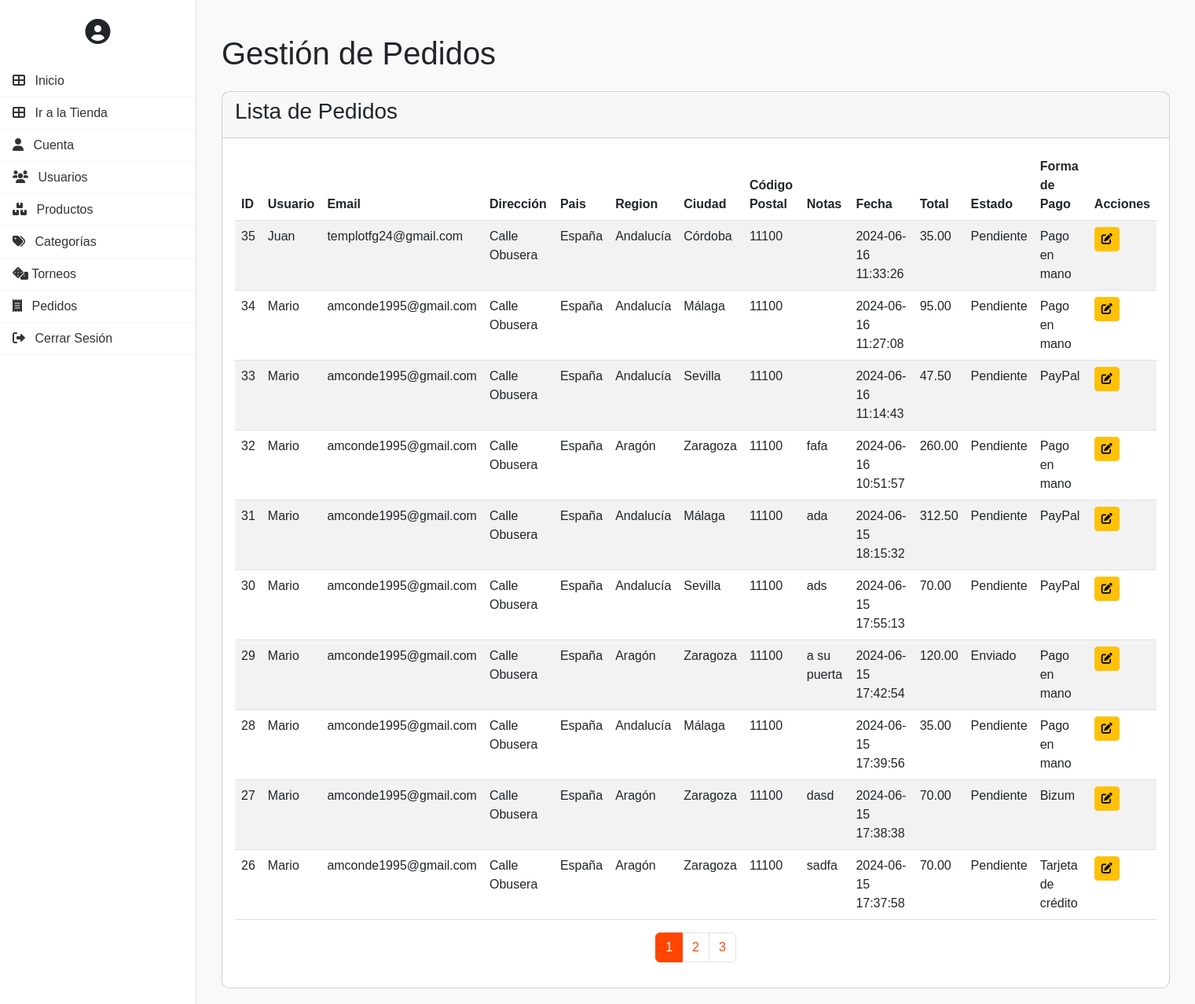
Screenshot of /controllers/Order_Controller.php?action=listOrders (signed in) with the database file from the repository.
### tables this page shows
CREATE TABLE `pedidos` (
  `ID_Pedido` int(11) NOT NULL,
  `ID_Usuario` int(11) NOT NULL,
  `Direccion` varchar(255) NOT NULL,
  `Pais` varchar(100) NOT NULL,
  `Region` varchar(100) NOT NULL,
  `Ciudad` varchar(100) NOT NULL,
  `Codigo_Postal` varchar(20) NOT NULL,
  `Notas` text DEFAULT NULL,
  `Fecha` datetime NOT NULL,
  `Total` decimal(10,2) NOT NULL,
  `Estado` varchar(50) NOT NULL,
  `ID_FormaPago` int(11) NOT NULL
);

CREATE TABLE `usuarios` (
  `ID_Usuario` int(11) NOT NULL,
  `Nombre` varchar(100) NOT NULL,
  `Apellido` varchar(100) NOT NULL,
  `Direccion` varchar(255) DEFAULT NULL,
  `Telefono` varchar(20) DEFAULT NULL,
  `Email` varchar(100) NOT NULL,
  `Password` varchar(255) NOT NULL,
  `Rol` varchar(50) NOT NULL,
  `Estado` varchar(50) NOT NULL,
  `imagen_perfil` varchar(255) DEFAULT NULL,
  `fecha_registro` timestamp NOT NULL DEFAULT current_timestamp(),
  `CodigoActivacion` varchar(100) DEFAULT NULL,
  `Activado` tinyint(1) DEFAULT 0,
  `reset_token` varchar(255) DEFAULT NULL,
  `reset_token_expiration` datetime DEFAULT NULL
);

CREATE TABLE `formas_pago` (
  `ID_FormaPago` int(11) NOT NULL,
  `Descripcion` varchar(100) NOT NULL
);

### models/utils.php (called while the page is built, shortened)
<?php
class Utils
{
    public static function conectar()
    {
        try {
            require_once("../config/global.php");
            $conPDO = new PDO("mysql:host=" . $DB_SERVER . ";dbname=" . $DB_SCHEMA, $DB_USER, $DB_PASSWD);
            $conPDO->setAttribute(PDO::ATTR_ERRMODE, PDO::ERRMODE_EXCEPTION);
            return $conPDO;
        } catch (PDOException $e) {
            print "¡Error al conectar!: " . $e->getMessage() . "<br/>";
            return null;
        }
    }
}

### models/Order_Model.php (called while the page is built, shortened)
<?php
require_once '../models/utils.php';
class Order_Model
{
    private $db;
    public function __construct()
    {
        $this->db = Utils::conectar();
    }
    public function getOrders($start, $limit)
    {
        $query = "SELECT
                    p.ID_Pedido,
                    p.Direccion,
                    p.Pais,
                    p.Region,
                    p.Ciudad,
                    p.Codigo_Postal,
                    p.Notas,
                    p.Fecha,
                    p.Total,
                    p.Estado,
                    u.Nombre as Nombre_Usuario,
                    u.Email,
                    fp.Descripcion as Forma_Pago
                  FROM
                    pedidos p
                  JOIN
                    usuarios u ON p.ID_Usuario = u.ID_Usuario
                  JOIN
                    formas_pago fp ON p.ID_FormaPago = fp.ID_FormaPago
                  ORDER BY
                    p.Fecha DESC
                  LIMIT :limit OFFSET :offset";
        $stmt = $this->db->prepare($query);
        $stmt->bindParam(':limit', $limit, PDO::PARAM_INT);
        $stmt->bindParam(':offset', $start, PDO::PARAM_INT);
        $stmt->execute();
        return $stmt->fetchAll(PDO::FETCH_ASSOC);
    }
    public function getTotalOrders()
    {
        $query = "SELECT COUNT(*) as total FROM pedidos";
        $stmt = $this->db->prepare($query);
        $stmt->execute();
        return $stmt->fetch(PDO::FETCH_ASSOC)['total'];
    }
}

### views/order/order_list_views.php (the view, shortened to what this page needs)
<!DOCTYPE html>
<html lang="es">
<head>
    <link href="https://cdn.jsdelivr.net/npm/bootstrap@5.3.0/dist/css/bootstrap.min.css" rel="stylesheet">
    <link rel="stylesheet" href="https://cdnjs.cloudflare.com/ajax/libs/font-awesome/6.0.0-beta3/css/all.min.css">
    <link rel="stylesheet" href="../Assets/css/dashboard.css">
</head>
<body>
    <div id="wrapper">
        <?php include '../views/includes/sidebar_menu.php'; ?>
        <div id="page-content-wrapper">
            <div class="container-fluid">
                <h1 class="mt-4">Gestión de Pedidos</h1>
                <div class="card mt-4">
                    <div class="card-header">
                        <h3 class="card-title">Lista de Pedidos</h3>
                    </div>
                    <div class="card-body">
                        <table class="table table-striped">
                            <thead>
                                <tr>
                                    <th>ID</th>
                                    <th>Usuario</th>
                                    <th>Email</th>
                                    <th>Dirección</th>
                                    <th>Pais</th>
                                    <th>Region</th>
                                    <th>Ciudad</th>
                                    <th>Código Postal</th>
                                    <th>Notas</th>
                                    <th>Fecha</th>
                                    <th>Total</th>
                                    <th>Estado</th>
                                    <th>Forma de Pago</th>
                                    <th>Acciones</th>
                                </tr>
                            </thead>
                            <tbody>
                                <?php foreach ($orders as $order) : ?>
                                    <tr>
                                        <td><?php echo $order['ID_Pedido']; ?></td>
                                        <td><?php echo $order['Nombre_Usuario']; ?></td>
                                        <td><?php echo $order['Email']; ?></td>
                                        <td><?php echo $order['Direccion']; ?></td>
                                        <td><?php echo $order['Pais']; ?></td>
                                        <td><?php echo $order['Region']; ?></td>
                                        <td><?php echo $order['Ciudad']; ?></td>
                                        <td><?php echo $order['Codigo_Postal']; ?></td>
                                        <td><?php echo $order['Notas']; ?></td>
                                        <td><?php echo $order['Fecha']; ?></td>
                                        <td><?php echo $order['Total']; ?></td>
                                        <td><?php echo $order['Estado']; ?></td>
                                        <td><?php echo $order['Forma_Pago']; ?></td>
                                        <td>
                                            <a href="Order_Controller.php?action=editOrder&id=<?php echo $order['ID_Pedido']; ?>" class="btn btn-warning btn-sm"><i class="fas fa-edit"></i></a>
                                        </td>
                                    </tr>
                                <?php endforeach; ?>
                            </tbody>
                        </table>
                        <nav aria-label="Page navigation example">
                            <ul class="pagination">
                                <?php for ($i = 1; $i <= $total_pages; $i++): ?>
                                    <li class="page-item <?php echo $i == $page ? 'active' : ''; ?>">
                                        <a class="page-link" href="Order_Controller.php?action=listOrders&page=<?php echo $i; ?>"><?php echo $i; ?></a>
                                    </li>
                                <?php endfor; ?>
                            </ul>
                        </nav>
                    </div>
                </div>
            </div>
        </div>
    </div>
</body>
</html>

### Assets/css/dashboard.css (style rules this page uses)
body { font-family: 'Arial', sans-serif; background-color: #f5f5f5; }
#wrapper { display: flex; width: 100%; }
#page-content-wrapper { flex: 1; padding: 20px; background-color: #f9f9f9; }
.card { border-radius: 10px; }
.pagination { justify-content: center; }
.pagination .page-link { color: #ff4500; }
.pagination .page-item.active .page-link { background-color: #ff4500; border-color: #ff4500; color: white; }

### rows the page displays
pedidos: ID_Pedido "35", ID_Usuario.Nombre "Juan", ID_Usuario.Email "templotfg24@gmail.com", Direccion "Calle Obusera", Pais "España", Region "Andalucía", Ciudad "Córdoba", Codigo_Postal "11100", Fecha "2024-06-16 11:33:26", Total "35.00", Estado "Pendiente", ID_FormaPago.Descripcion "Pago en mano"
pedidos: ID_Pedido "34", ID_Usuario.Nombre "Mario", ID_Usuario.Email "amconde1995@gmail.com", Direccion "Calle Obusera", Pais "España", Region "Andalucía", Ciudad "Málaga", Codigo_Postal "11100", Fecha "2024-06-16 11:27:08", Total "95.00", Estado "Pendiente", ID_FormaPago.Descripcion "Pago en mano"
pedidos: ID_Pedido "33", ID_Usuario.Nombre "Mario", ID_Usuario.Email "amconde1995@gmail.com", Direccion "Calle Obusera", Pais "España", Region "Andalucía", Ciudad "Sevilla", Codigo_Postal "11100", Fecha "2024-06-16 11:14:43", Total "47.50", Estado "Pendiente", ID_FormaPago.Descripcion "PayPal"
pedidos: ID_Pedido "32", ID_Usuario.Nombre "Mario", ID_Usuario.Email "amconde1995@gmail.com", Direccion "Calle Obusera", Pais "España", Region "Aragón", Ciudad "Zaragoza", Codigo_Postal "11100", Notas "fafa", Fecha "2024-06-16 10:51:57", Total "260.00", Estado "Pendiente", ID_FormaPago.Descripcion "Pago en mano"
pedidos: ID_Pedido "31", ID_Usuario.Nombre "Mario", ID_Usuario.Email "amconde1995@gmail.com", Direccion "Calle Obusera", Pais "España", Region "Andalucía", Ciudad "Málaga", Codigo_Postal "11100", Notas "ada", Fecha "2024-06-15 18:15:32", Total "312.50", Estado "Pendiente", ID_FormaPago.Descripcion "PayPal"
pedidos: ID_Pedido "30", ID_Usuario.Nombre "Mario", ID_Usuario.Email "amconde1995@gmail.com", Direccion "Calle Obusera", Pais "España", Region "Andalucía", Ciudad "Sevilla", Codigo_Postal "11100", Notas "ads", Fecha "2024-06-15 17:55:13", Total "70.00", Estado "Pendiente", ID_FormaPago.Descripcion "PayPal"
pedidos: ID_Pedido "29", ID_Usuario.Nombre "Mario", ID_Usuario.Email "amconde1995@gmail.com", Direccion "Calle Obusera", Pais "España", Region "Aragón", Ciudad "Zaragoza", Codigo_Postal "11100", Notas "a su puerta", Fecha "2024-06-15 17:42:54", Total "120.00", Estado "Enviado", ID_FormaPago.Descripcion "Pago en mano"
pedidos: ID_Pedido "28", ID_Usuario.Nombre "Mario", ID_Usuario.Email "amconde1995@gmail.com", Direccion "Calle Obusera", Pais "España", Region "Andalucía", Ciudad "Málaga", Codigo_Postal "11100", Fecha "2024-06-15 17:39:56", Total "35.00", Estado "Pendiente", ID_FormaPago.Descripcion "Pago en mano"
pedidos: ID_Pedido "27", ID_Usuario.Nombre "Mario", ID_Usuario.Email "amconde1995@gmail.com", Direccion "Calle Obusera", Pais "España", Region "Aragón", Ciudad "Zaragoza", Codigo_Postal "11100", Notas "dasd", Fecha "2024-06-15 17:38:38", Total "70.00", Estado "Pendiente", ID_FormaPago.Descripcion "Bizum"
pedidos: ID_Pedido "26", ID_Usuario.Nombre "Mario", ID_Usuario.Email "amconde1995@gmail.com", Direccion "Calle Obusera", Pais "España", Region "Aragón", Ciudad "Zaragoza", Codigo_Postal "11100", Notas "sadfa", Fecha "2024-06-15 17:37:58", Total "70.00", Estado "Pendiente", ID_FormaPago.Descripcion "Tarjeta de crédito"
